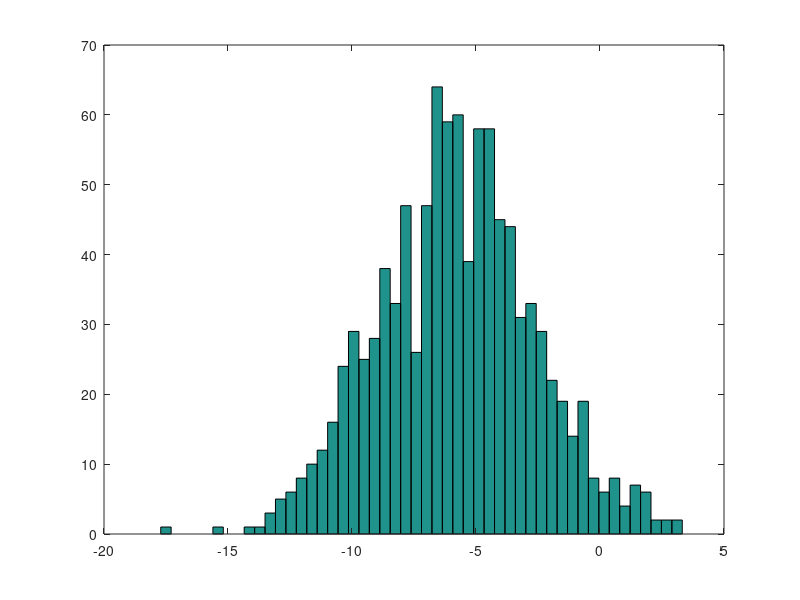

Write the MATLAB code that produced this figure. (Note: this script raises an error after producing the figure.)
%BASIC OPERATIONS%

5+6
3-2
5*8
1/2
2^6

1 == 2 %false (0)
1 ~= 2 %true (1)

1 && 0 % and
1 || 0 % or

a = 3
a = 3; % semicolon surpressing output

b = 'hi';
c = (3>=1);
a = pi;

disp(a);
fprintf('2 decimals: %0.2f', a) % fprintf replaces disp(sprintf())

fprintf('6 decimals: %0.6f', a)

A = [1 2; 3 4; 5 6] % generates a 3*2 matrix

B = [1 2;
    3 4;
    5 6] %it is the same as above

v = [1 2 3] % generates a 1*3 vector
w = [1;2;3] % generates a 3*1 vector

u = 1:0.1:2 % generates a vector that goes from 1.0 to 2 (inc), taking leaps of 0.1

r = 1:6 % generates a vector that goes from 1 to 6 (inc)

ones (2,3) % generates a 2*3 matrix of ones
C = 2* ones(2,3) % generates a 2*3 matrix of twos

p = zeros(1,3) % generates a 1*3 matrix of zeros
q = rand(1,3) % generates a 1*3 matrix of random numbers (between 0 and 1)

W = randn(1,3) % generates a 1*3 matrix with numbers from Gaussian distribution

w = -6 + sqrt(10)*randn(1,1000)
hist(w) % plots a histogram
hist(w,50)

eye(4) % generates a 4*4 identity matrix

help eye % for help



%MOVING DATA AROUND%

size(A) % returns a matrix with the size of matrix A
sz = size(A)
size(sz)

size(A,1) % returns the size of the first dimension of A (rows)
length(v) % returns the size of the longest dimension, usually applied only to vectors

pwd % shows the current directory (or current path)

%cd 'c:\users\ang' % change directory to this path

ls % lists all the directories on current directory

%load featuresX.dat % loads data file into Matlab
%load priceY.dat 
%load('featuresX.dat') % it is the same as above

who % shows the variables in Matlab workspace

featuresX % displays the data in the file
size(featuresX)

whos % lists variables and also size, bytes and class

clear featuresX % deletes a variable

v = priceY(1:10) % sets v to be the first 10 elements of priceY
save hello.mat v; %saves the data in v into a new file hello.mat

clear % deletes all the variables in the workspace
save hello.txt v -ascii % saves as text (ASCII)

A = [1 2; 3 4; 5 6]

A(3,2) % returns the element on 3rd row 2nd column
A(2,:) % returns every element on the second row
A(:,2) % returns every element on the second column
A([1 3], :) % returns all elements of A from the first and third row
A(:,2) = [10; 11; 12] % assigning the elements of the second column with the values 10, 11, 12
A = [A, [100; 101; 102]] %appends another column vector to the right
A(:) % puts all elements of A into a single vector

C = [A B] % appends two matrices to form a third one

D = [A B] % appends two matrices but one on top of the other



%COMPUTING ON DATA%

E = [1 2; 3 4; 5 6]
F = [1 2 3; 4 5 6]
E*F % multiplying two matrices
E.*E % multiplying each element of the two matrices
E.^2 % squares every element of the matrix

v = [1; 2; 3]
1 ./ v % this returns a vector of 1 divided by each element of v

log(v)
exp(v)
abs(v) % absolute value of each element
-v % negative of v

v + ones(length(v), 1) % increments every element by one
v+1 % the same as above

A' % A Transpose
val = max(A) % returns the maximum value of A
[val, ind] = max(a) % returns the max value of A and its index

find(A < 3) % returns the elements on the matrix that are less than 3

magic(3) % creates a 3*3 matrix with all different, sequential elements

[r,c] = find(A>=7); % finds all elements that are greater than 7, r stands for row and c stands for column

sum(A) % sums all elements of A
prod(A) % product of all elements of A
floor(A) % rounds down all elements of A
ceil(A) % rounds up all elements of A

rand(3) % generates a random 3*3 matrix

max(A, [], 1) % returns the maximum of each column
max(A, [], 2) % returns the maximum of each row

flipup(eye(9)) % flips matrix around so the 1 diagonal is the opposite one

pinv(A) % pseudoinverse - returns the inverse of the matrix



%PLOTTING DATA%

t = [0:0.1:0.98];
y1 = sin(2*pi*4*t);
plot(t,y1)
y2 = cos(2*pi*4*t);
plot(t,y2)

plot(t, y2, 'r') % r for red
xlabel('time')
ylabel('value')
legend('sin', 'cos')
title('my plot')
print -dpng 'myPlot.png' % saves the picture as a png file

figure(1); plot(t,y1) % plotting two figures
figure(2); plot(t, y2) % on different viewports

subplot(1,2,1); % divides the plot into a 1*2 grid (first two parameters), access the first element (last parameter)

axis([0.5 1 -1 1]) % changes the axis (first two values for horizontal axis, last two for vertical axis)

clf; % clears figure

A = magic(5)
imagesc(A) % plots the matrix into a grid of colors, with different colors corresponding to different values
imagesc(A), colorbar, colormap grey; % does the same as above but in gray scale and adds a color bar to the side

a=1, b=2, c=3 % commachain of commands: prints out all three results



% CONTROL STATEMENTS: FOR, WHILE, IF STATEMENTS %

v = zeros(10,1)

for i=1:10, % makes i loop through all the values from 1 to 10
    v(i) = 2^1;
end; % v gets set to 2 to the power of each number

i = 1;
while i <= 5, % while i is less or equal to 5
    v(i) = 100; % replace the corresponding element in v with 100
    i = i+1; % increment i by 1
end

i = 1;
while true,
    v(i) = 999; % replace the corresponding element in v with 99
    i = i+1; % increment i by 1
    if i == 6, % if i is 6
        break; % break the while loop
    end; % this 'end' ends the if statement
end; % this 'end' ends the while statement

v(1) = 2;
if v(1)== 1,
    disp('The value is one');
elseif v(1) ==2,
    disp('The value is two');
else
    disp('The value is not one or two.');
end;

addpath('C:\Users\ang\Desktop') % adds to the search path
squareThisNumber(5)

X = [1 1; 1 2; 1 3]
y = [1;2;3]

theta=[0;1]
j = costFunctionJ(X,y,theta) % computes the cost function as defined in its function file



% VECTORIZATION %

%Unvectorized implementation%
prediction = 0.0;
for j = 1:n+1,
    prediction = prediction + theta(j) * x(j)
end;

%Vectorized implementation%
prediction = theta' * x;